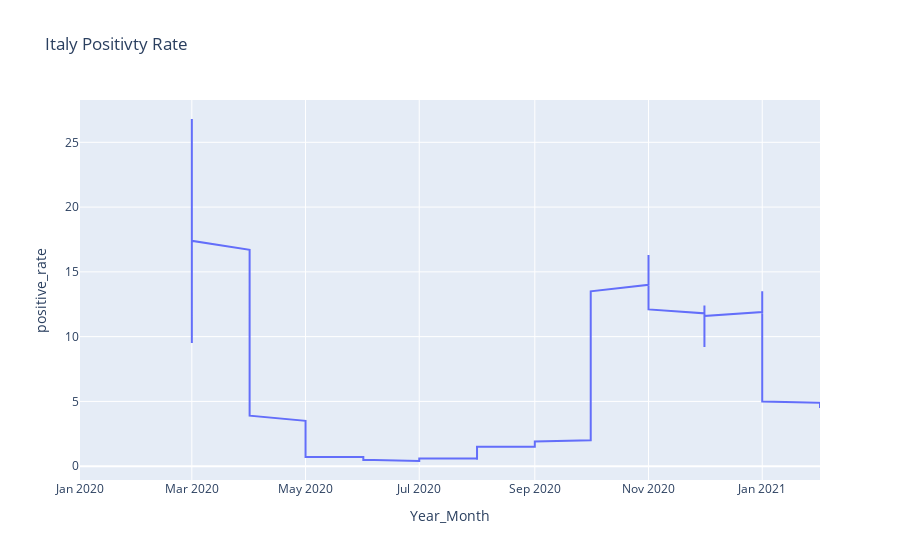

The notebook cell this image was saved under:
### Code cell
covid19DataframeGermany = covid19Dataframe[covid19Dataframe["iso_code"]=="ITA"]
covid19DataframeGermany['positive_rate'] = covid19DataframeGermany['positive_rate'] * 100
covid19DataframeGermanyGrouped = covid19DataframeGermany.groupby(['Year_Month'])['positive_rate'].mean()
fig = px.line(covid19DataframeGermany, x="Year_Month", y="positive_rate", title='Italy Positivty Rate')
fig.show()

### Figure 1 — Plotly figure (JSON) as saved in the notebook; plotly's stock layout.template omitted (floating-point values rounded to 4 significant figures; data arrays with more than 128 entries replaced by an {"elided": "..."} marker saying what was removed)
{"data": [{"hovertemplate": "Year_Month=%{x}<br>positive_rate=%{y}<extra></extra>", "legendgroup": "", "line": {"color": "#636efa", "dash": "solid"}, "mode": "lines", "name": "", "orientation": "v", "showlegend": false, "type": "scatter", "x": {"elided": "388 str values"}, "xaxis": "x", "y": {"elided": "388 float values"}, "yaxis": "y"}], "layout": {"legend": {"tracegroupgap": 0}, "title": {"text": "Italy Positivty Rate"}, "xaxis": {"anchor": "y", "domain": [0.0, 1.0], "title": {"text": "Year_Month"}}, "yaxis": {"anchor": "x", "domain": [0.0, 1.0], "title": {"text": "positive_rate"}}}}
